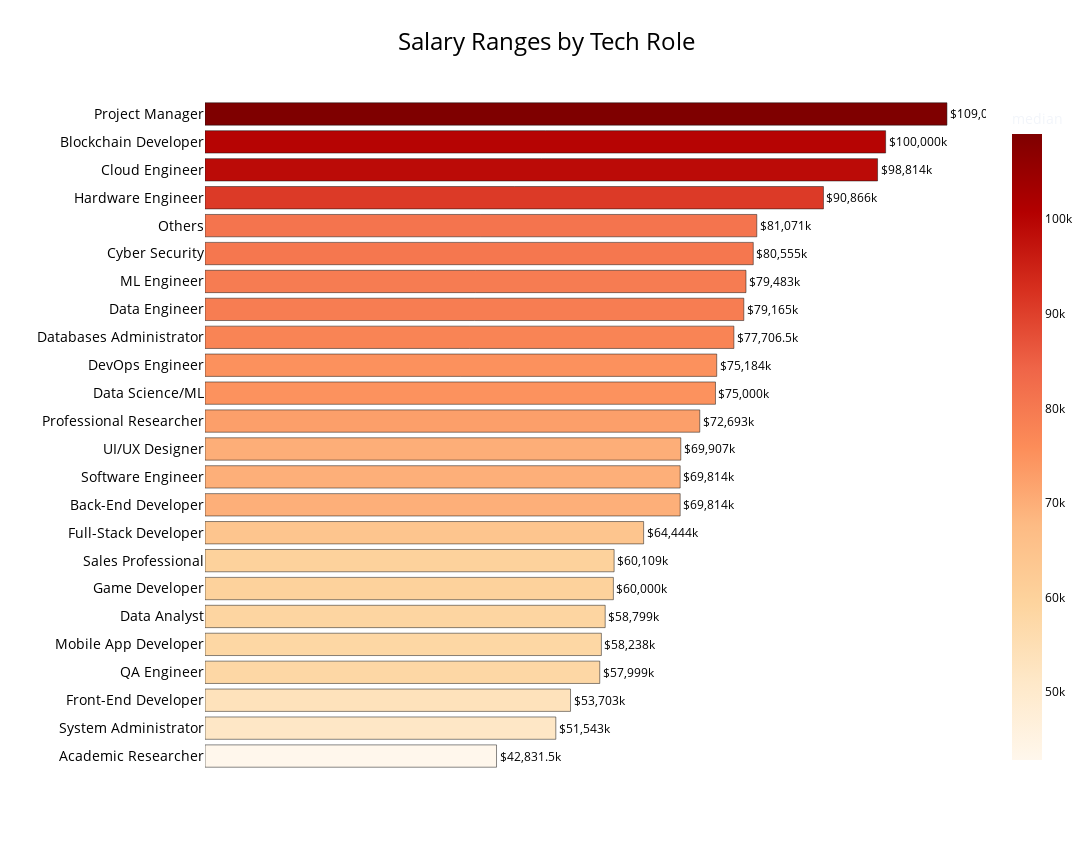

The notebook cell this image was saved under:
### Code cell
q2 = q2.sort_values(by='median', ascending=True)
fig = px.bar(q2,
            y='DevType',
            x='median',
            title='Pangas',
            color='median',  
            color_continuous_scale='OrRd',
            template='plotly_dark',
            text='median',
            hover_data={'DevType': True, 'median': True, 'min': True, 'max': True, 'count': True}
            )  
fig.update_traces(textposition='outside',
                texttemplate='$%{text:,}k',
                textfont_size=12, 
                textfont_color='black',
                customdata=q2[['min','max','count']],
                hovertemplate=(
        '<span style="font-size:16px;"><b>%{y}</b></span>'  
        '<br>median : $%{x}<br>'
        '      min : $%{customdata[0]:,}<br>' 
        '     max : $%{customdata[1]:,}<br>'  
        '   count : %{customdata[2]}'  
    ),
                hoverlabel=dict(
                    font_size=14,    
                                )
                )
# Maangas na Layout
fig.update_layout(
    title={
        'text': 'Salary Ranges by Tech Role',
        'font_size': 24,    
        'font_color': 'black',  
        'font_weight': 'normal'  
    },
    xaxis_title='',         
    yaxis_title='',  
    xaxis=dict(
        tickvals=[],       
        ticktext=[],       
        showgrid=False,    
        zeroline=False    
    ),
    yaxis=dict(
        tickfont=dict(size=14, color='black'),
        ),

    plot_bgcolor='white', 
    paper_bgcolor='white', 
    title_x=0.5,
    width=1250,  
    height=850,
    coloraxis_colorbar=dict(
        tickfont=dict(
            size=12,        
            color='Black', 
            weight = "normal"
        )
    )
)

### Figure 1 — Plotly figure (JSON) as saved in the notebook; plotly's stock layout.template omitted (floating-point values rounded to 4 significant figures)
{"data": [{"alignmentgroup": "True", "customdata": [[1548, 1188001, 508], [2400, 325000, 156], [1546, 3367716, 1309], [1611, 713372, 228], [1600, 4936778, 765], [3456, 375922, 191], [1572, 1562898, 190], [9274, 280000, 16], [1546, 2237846, 7991], [1555, 6340564, 4567], [1793, 2584118, 1892], [2782, 207662, 40], [1569, 500000, 610], [1611, 1295242, 425], [1629, 980887, 473], [1573, 300000, 58], [2222, 1200000, 558], [1634, 438767, 184], [2294, 636939, 109], [1595, 1288874, 668], [1933, 9000000, 191], [1555, 1728025, 279], [1851, 2000000, 83], [1895, 16256603, 1037]], "hoverlabel": {"font": {"size": 14}}, "hovertemplate": "<span style=\"font-size:16px;\"><b>%{y}</b></span><br>median : $%{x}<br>      min : $%{customdata[0]:,}<br>     max : $%{customdata[1]:,}<br>   count : %{customdata[2]}", "legendgroup": "", "marker": {"color": [42830.0, 51543, 53703, 57999, 58238, 58799, 60000, 60109, 64444, 69814, 69814, 69907, 72693, 75000, 75184, 77710.0, 79165, 79483, 80555, 81071, 90866, 98814, 100000, 109009], "coloraxis": "coloraxis", "pattern": {"shape": ""}}, "name": "", "offsetgroup": "", "orientation": "h", "showlegend": false, "text": [42830.0, 51543, 53703, 57999, 58238, 58799, 60000, 60109, 64444, 69814, 69814, 69907, 72693, 75000, 75184, 77710.0, 79165, 79483, 80555, 81071, 90866, 98814, 100000, 109009], "textfont": {"color": "black", "size": 12}, "textposition": "outside", "texttemplate": "$%{text:,}k", "type": "bar", "x": [42830.0, 51543, 53703, 57999, 58238, 58799, 60000, 60109, 64444, 69814, 69814, 69907, 72693, 75000, 75184, 77710.0, 79165, 79483, 80555, 81071, 90866, 98814, 100000, 109009], "xaxis": "x", "y": ["Academic Researcher", "System Administrator", "Front-End Developer", "QA Engineer", "Mobile App Developer", "Data Analyst", "Game Developer", "Sales Professional", "Full-Stack Developer", "Back-End Developer", "Software Engineer", "UI/UX Designer", "Professional Researcher", "Data Science/ML", "DevOps Engineer", "Databases Administrator", "Data Engineer", "ML Engineer", "Cyber Security", "Others", "Hardware Engineer", "Cloud Engineer", "Blockchain Developer", "Project Manager"], "yaxis": "y"}], "layout": {"barmode": "relative", "coloraxis": {"colorbar": {"tickfont": {"color": "Black", "size": 12, "weight": "normal"}, "title": {"text": "median"}}, "colorscale": [[0, "rgb(255,247,236)"], [0.125, "rgb(254,232,200)"], [0.25, "rgb(253,212,158)"], [0.375, "rgb(253,187,132)"], [0.5, "rgb(252,141,89)"], [0.625, "rgb(239,101,72)"], [0.75, "rgb(215,48,31)"], [0.875, "rgb(179,0,0)"], [1, "rgb(127,0,0)"]]}, "height": 850, "legend": {"tracegroupgap": 0}, "paper_bgcolor": "white", "plot_bgcolor": "white", "title": {"font": {"color": "black", "size": 24, "weight": "normal"}, "text": "Salary Ranges by Tech Role", "x": 0.5}, "width": 1250, "xaxis": {"anchor": "y", "domain": [0, 1], "showgrid": false, "ticktext": [], "tickvals": [], "title": {"text": ""}, "zeroline": false}, "yaxis": {"anchor": "x", "domain": [0, 1], "tickfont": {"color": "black", "size": 14}, "title": {"text": ""}}}}
